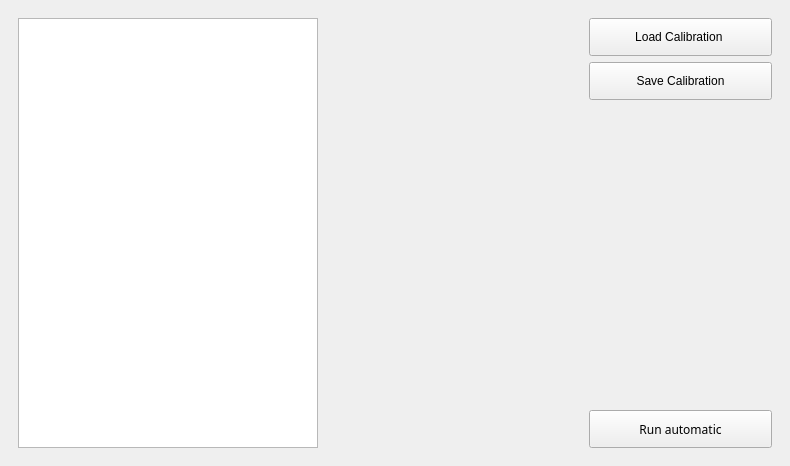
<?xml version="1.0" encoding="UTF-8"?>
<ui version="4.0">
 <class>ManualCalibration</class>
 <widget class="QWidget" name="ManualCalibration">
  <property name="geometry">
   <rect>
    <x>0</x>
    <y>0</y>
    <width>790</width>
    <height>466</height>
   </rect>
  </property>
  <property name="windowTitle">
   <string>Form</string>
  </property>
  <property name="styleSheet">
   <string notr="true">QLabel {
	text-align: left;
	font-size: 18px;
}

QPushButton
{
  width: 175px;
  height: 30px;

  text-align: center;
}

QTabWidget::pane {
    border: 1px solid black;
}

QTabWidget::tab-bar:top {
    top: 1px;
}

QTabWidget::tab-bar:bottom {
    bottom: 1px;
}

QTabWidget::tab-bar:left {
    right: 1px;
}

QTabWidget::tab-bar:right {
    left: 1px;
}
QTabBar::tab {
    border: 1px solid black;
	border-radius: 4px;
}

QTabBar::tab:selected {
    background: #4a64ff;
}

QTabBar::tab:!selected {
    background: #4a64ff;
}

QTabBar::tab:!selected:hover {
    background: #4a34ff;
}

QTabBar::tab:top:!selected {
    margin-top: 3px;
}

QTabBar::tab:bottom:!selected {
    margin-bottom: 3px;
}

QTabBar::tab:top, QTabBar::tab:bottom {
    min-width: 8ex;
    margin-right: -1px;
    padding: 5px 10px 5px 10px;
}

QTabBar::tab:top:selected {
    border-bottom-color: none;
}

QTabBar::tab:bottom:selected {
    border-top-color: none;
}

QTabBar::tab:top:last, QTabBar::tab:bottom:last,
QTabBar::tab:top:only-one, QTabBar::tab:bottom:only-one {
    margin-right: 0;
}

QTabBar::tab:left:!selected {
    margin-right: 3px;
}

QTabBar::tab:right:!selected {
    margin-left: 3px;
}

QTabBar::tab:left, QTabBar::tab:right {
    min-height: 8ex;
    margin-bottom: -1px;
    padding: 10px 5px 10px 5px;
}

QTabBar::tab:left:selected {
    border-left-color: none;
}

QTabBar::tab:right:selected {
    border-right-color: none;
}

QTabBar::tab:left:last, QTabBar::tab:right:last,
QTabBar::tab:left:only-one, QTabBar::tab:right:only-one {
    margin-bottom: 0;
}

QListWidget{
	font-size: 14px;
}
</string>
  </property>
  <layout class="QVBoxLayout" name="verticalLayout_2">
   <property name="spacing">
    <number>0</number>
   </property>
   <property name="leftMargin">
    <number>0</number>
   </property>
   <property name="topMargin">
    <number>0</number>
   </property>
   <property name="rightMargin">
    <number>0</number>
   </property>
   <property name="bottomMargin">
    <number>0</number>
   </property>
   <item>
    <widget class="scopy::DetachDragZone" name="TopWidget" native="true">
     <property name="sizePolicy">
      <sizepolicy hsizetype="Preferred" vsizetype="MinimumExpanding">
       <horstretch>0</horstretch>
       <verstretch>0</verstretch>
      </sizepolicy>
     </property>
     <layout class="QHBoxLayout" name="horizontalLayout_4">
      <item>
       <widget class="QWidget" name="ListWidget" native="true">
        <property name="autoFillBackground">
         <bool>false</bool>
        </property>
        <layout class="QHBoxLayout" name="horizontalLayout_2">
         <item>
          <widget class="QListWidget" name="calibList">
           <property name="sizePolicy">
            <sizepolicy hsizetype="Fixed" vsizetype="Preferred">
             <horstretch>0</horstretch>
             <verstretch>0</verstretch>
            </sizepolicy>
           </property>
           <property name="minimumSize">
            <size>
             <width>300</width>
             <height>0</height>
            </size>
           </property>
           <property name="font">
            <font>
             <pointsize>-1</pointsize>
            </font>
           </property>
          </widget>
         </item>
        </layout>
       </widget>
      </item>
      <item>
       <widget class="QWidget" name="storyWidget" native="true">
        <property name="sizePolicy">
         <sizepolicy hsizetype="MinimumExpanding" vsizetype="Preferred">
          <horstretch>0</horstretch>
          <verstretch>0</verstretch>
         </sizepolicy>
        </property>
        <property name="minimumSize">
         <size>
          <width>0</width>
          <height>0</height>
         </size>
        </property>
        <layout class="QHBoxLayout" name="horizontalLayout_3">
         <property name="bottomMargin">
          <number>0</number>
         </property>
        </layout>
       </widget>
      </item>
      <item>
       <widget class="QWidget" name="SideBar" native="true">
        <property name="sizePolicy">
         <sizepolicy hsizetype="Maximum" vsizetype="Preferred">
          <horstretch>0</horstretch>
          <verstretch>0</verstretch>
         </sizepolicy>
        </property>
        <layout class="QVBoxLayout" name="verticalLayout">
         <item>
          <widget class="QPushButton" name="loadButton">
           <property name="sizePolicy">
            <sizepolicy hsizetype="Preferred" vsizetype="Preferred">
             <horstretch>0</horstretch>
             <verstretch>0</verstretch>
            </sizepolicy>
           </property>
           <property name="text">
            <string>Load Calibration </string>
           </property>
           <property name="blue_button" stdset="0">
            <bool>false</bool>
           </property>
          </widget>
         </item>
         <item>
          <widget class="QPushButton" name="saveButton">
           <property name="sizePolicy">
            <sizepolicy hsizetype="Preferred" vsizetype="Preferred">
             <horstretch>0</horstretch>
             <verstretch>0</verstretch>
            </sizepolicy>
           </property>
           <property name="text">
            <string>Save Calibration</string>
           </property>
           <property name="blue_button" stdset="0">
            <bool>false</bool>
           </property>
          </widget>
         </item>
         <item>
          <spacer name="verticalSpacer">
           <property name="orientation">
            <enum>Qt::Vertical</enum>
           </property>
           <property name="sizeHint" stdset="0">
            <size>
             <width>20</width>
             <height>40</height>
            </size>
           </property>
          </spacer>
         </item>
         <item>
          <widget class="QPushButton" name="autoButton">
           <property name="sizePolicy">
            <sizepolicy hsizetype="Preferred" vsizetype="Preferred">
             <horstretch>0</horstretch>
             <verstretch>0</verstretch>
            </sizepolicy>
           </property>
           <property name="font">
            <font>
             <family>ArialMT</family>
             <weight>50</weight>
             <italic>false</italic>
             <bold>false</bold>
            </font>
           </property>
           <property name="styleSheet">
            <string notr="true">global.qss</string>
           </property>
           <property name="text">
            <string>Run automatic</string>
           </property>
           <property name="blue_button" stdset="0">
            <bool>true</bool>
           </property>
          </widget>
         </item>
        </layout>
       </widget>
      </item>
     </layout>
    </widget>
   </item>
  </layout>
 </widget>
 <customwidgets>
  <customwidget>
   <class>scopy::DetachDragZone</class>
   <extends>QWidget</extends>
   <header>gui/detachdragzone.h</header>
   <container>1</container>
  </customwidget>
 </customwidgets>
 <resources/>
 <connections/>
</ui>
